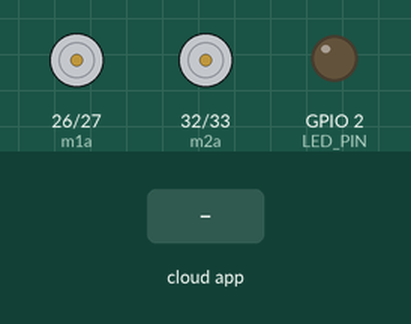
Bench run of a sketch on a simulated ESP32. Shown: motor-driver pin pairs drawn as motors (green arrow = first pin HIGH = forward, orange = second pin HIGH = backward, longer = more drive), output pins drawn as LEDs (lit = HIGH). Inputs (shaded band) come from the test bench. The ROS host is connected and sends only what is stated.

Above: at 3.2 s.
3.3 s: the phone or cloud app sets linear.x to -100
At 3.7 s:
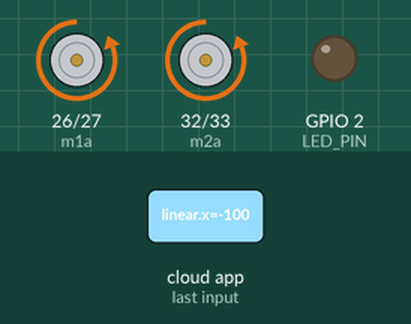
5.3 s: the phone or cloud app sets linear.x to 100
At 5.7 s:
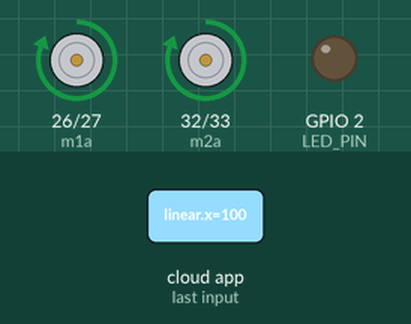
Timing chart, 0 to 8.3 s (numbered marks = the images above; inputs shaded):
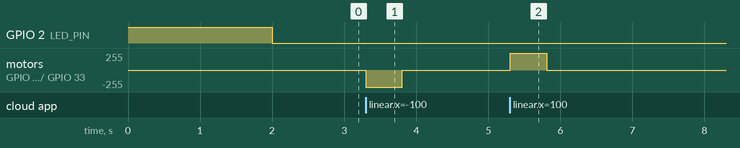

The sketch:

uros_teleop_diff_motor.ino
```cpp
#include "network_config.h"

// =====================================================
// ESP32 micro-ROS Differential Drive via /cmd_vel
// Subscribes to geometry_msgs/msg/Twist published by
// teleop_twist_keyboard (or any cmd_vel publisher)
// Drives an MDD3A dual motor driver.
// =====================================================

#include <micro_ros_arduino.h>

#include <stdio.h>
#include <rcl/rcl.h>
#include <rcl/error_handling.h>
#include <rclc/rclc.h>
#include <rclc/executor.h>

#include <geometry_msgs/msg/twist.h>


//wifi config
char ssid[] = ROBOT_WIFI_SSID;
char password[] = ROBOT_WIFI_PASSWORD;
char agent_ip[] = ROBOT_AGENT_IP;   // IP of the PC running the micro-ROS agent
const uint16_t agent_port = ROBOT_AGENT_PORT;

// -----------------------------------------------------
// micro-ROS objects
// -----------------------------------------------------
rcl_subscription_t subscriber;
geometry_msgs__msg__Twist msg;
rclc_executor_t executor;
rclc_support_t support;
rcl_allocator_t allocator;
rcl_node_t node;

#define RCCHECK(fn)                 \
  {                                 \
    rcl_ret_t temp_rc = fn;         \
    if ((temp_rc != RCL_RET_OK)) {  \
      error_loop();                 \
    }                               \
  }
#define RCSOFTCHECK(fn)             \
  {                                 \
    rcl_ret_t temp_rc = fn;         \
    (void)temp_rc;                  \
  }

// -----------------------------------------------------
// Robot parameters -- ADJUST THESE FOR YOUR ROBOT
// -----------------------------------------------------
const float WHEEL_BASE        = 0.355f;  // distance between the two wheels, in meters
const float MAX_LINEAR_SPEED  = 0.5f;   // m/s that corresponds to full PWM (255)
const int   MAX_PWM           = 255;

// -----------------------------------------------------
// MDD3A pins (same as your original code)
// -----------------------------------------------------
const int m1a = 26;
const int m1b = 27;
const int m2a = 32;
const int m2b = 33;

const int PWM_FREQ = 20000;   // 20 kHz
const int PWM_RES  = 8;       // 0-255

// -----------------------------------------------------
// Safety timeout: stop motors if no cmd_vel received
// -----------------------------------------------------
unsigned long last_cmd_time = 0;
const unsigned long CMD_TIMEOUT = 500; // ms

#define LED_PIN 2

// =====================================================
// Error loop -- blinks onboard LED forever on failure
// =====================================================
void error_loop() {
  while (1) {
    digitalWrite(LED_PIN, !digitalRead(LED_PIN));
    delay(100);
  }
}

// =====================================================
// Motor 1 control (speed: -255 to +255)
// =====================================================
void setMotor1(int speed) {
  speed = constrain(speed, -255, 255);

  if (speed > 0) {
    ledcWrite(m1a, speed);
    ledcWrite(m1b, 0);
  } else if (speed < 0) {
    ledcWrite(m1a, 0);
    ledcWrite(m1b, -speed);
  } else {
    ledcWrite(m1a, 0);
    ledcWrite(m1b, 0);
  }
}

// =====================================================
// Motor 2 control (speed: -255 to +255)
// =====================================================
void setMotor2(int speed) {
  speed = constrain(speed, -255, 255);

  if (speed > 0) {
    ledcWrite(m2a, speed);
    ledcWrite(m2b, 0);
  } else if (speed < 0) {
    ledcWrite(m2a, 0);
    ledcWrite(m2b, -speed);
  } else {
    ledcWrite(m2a, 0);
    ledcWrite(m2b, 0);
  }
}

void stopMotors() {
  setMotor1(0);
  setMotor2(0);
}

// =====================================================
// cmd_vel subscription callback
// Converts Twist (linear.x, angular.z) into left/right
// wheel PWM using standard differential-drive kinematics
// =====================================================
void cmd_vel_callback(const void *msgin) {
  const geometry_msgs__msg__Twist *twist_msg =
      (const geometry_msgs__msg__Twist *)msgin;

  float linear_x  = (float)twist_msg->linear.x;   // m/s
  float angular_z = (float)twist_msg->angular.z;  // rad/s

  // Differential drive kinematics
  float left_speed_mps  = linear_x - (angular_z * WHEEL_BASE / 2.0f);
  float right_speed_mps = linear_x + (angular_z * WHEEL_BASE / 2.0f);

  // Convert m/s -> PWM (-255..255)
  int left_pwm  = (int)((left_speed_mps  / MAX_LINEAR_SPEED) * MAX_PWM);
  int right_pwm = (int)((right_speed_mps / MAX_LINEAR_SPEED) * MAX_PWM);

  left_pwm  = constrain(left_pwm,  -MAX_PWM, MAX_PWM);
  right_pwm = constrain(right_pwm, -MAX_PWM, MAX_PWM);

  setMotor1(left_pwm);
  setMotor2(right_pwm);

  last_cmd_time = millis();
}

// =====================================================
// Setup
// =====================================================
void setup() {
  // Use Serial (USB) as the micro-ROS transport.
  // set_microros_transports();

  //for wifi
  set_microros_wifi_transports(ssid, password, agent_ip, agent_port);

  pinMode(LED_PIN, OUTPUT);
  digitalWrite(LED_PIN, HIGH);

  // Attach PWM to all four MDD3A inputs
  ledcAttach(m1a, PWM_FREQ, PWM_RES);
  ledcAttach(m1b, PWM_FREQ, PWM_RES);
  ledcAttach(m2a, PWM_FREQ, PWM_RES);
  ledcAttach(m2b, PWM_FREQ, PWM_RES);

  stopMotors();

  delay(2000); // give the micro-ROS agent time to be ready

  allocator = rcl_get_default_allocator();

  // Create init_options
  RCCHECK(rclc_support_init(&support, 0, NULL, &allocator));

  // Create node
  RCCHECK(rclc_node_init_default(&node, "esp32_diffdrive_node", "", &support));

  // Create subscriber on /cmd_vel
  RCCHECK(rclc_subscription_init_default(
      &subscriber,
      &node,
      ROSIDL_GET_MSG_TYPE_SUPPORT(geometry_msgs, msg, Twist),
      "/cmd_vel"));

  // Create executor
  RCCHECK(rclc_executor_init(&executor, &support.context, 1, &allocator));
  RCCHECK(rclc_executor_add_subscription(
      &executor, &subscriber, &msg, &cmd_vel_callback, ON_NEW_DATA));

  digitalWrite(LED_PIN, LOW);
}

// =====================================================
// Loop
// =====================================================
void loop() {
  // Safety: stop motors if no cmd_vel has arrived recently
  if (millis() - last_cmd_time > CMD_TIMEOUT) {
    stopMotors();
  }

  RCSOFTCHECK(rclc_executor_spin_some(&executor, RCL_MS_TO_NS(10)));
}
```

network_config.example.h
```cpp
#pragma once
#define ROBOT_WIFI_SSID "YOUR_WIFI_SSID"
#define ROBOT_WIFI_PASSWORD "YOUR_WIFI_PASSWORD"
#define ROBOT_AGENT_IP "192.168.1.100"
#define ROBOT_AGENT_PORT 8888
```

Measured:
- after the input at 3.3 s, motor on GPIO 26 (m1a) / GPIO 27 (m1b), motor on GPIO 32 (m2a) / GPIO 33 (m2b): stopped → backward 255/255 at once, → stopped 0.51 s later
- after the input at 5.3 s, motor on GPIO 26 (m1a) / GPIO 27 (m1b), motor on GPIO 32 (m2a) / GPIO 33 (m2b): stopped → forward 255/255 at once, → stopped 0.51 s later
